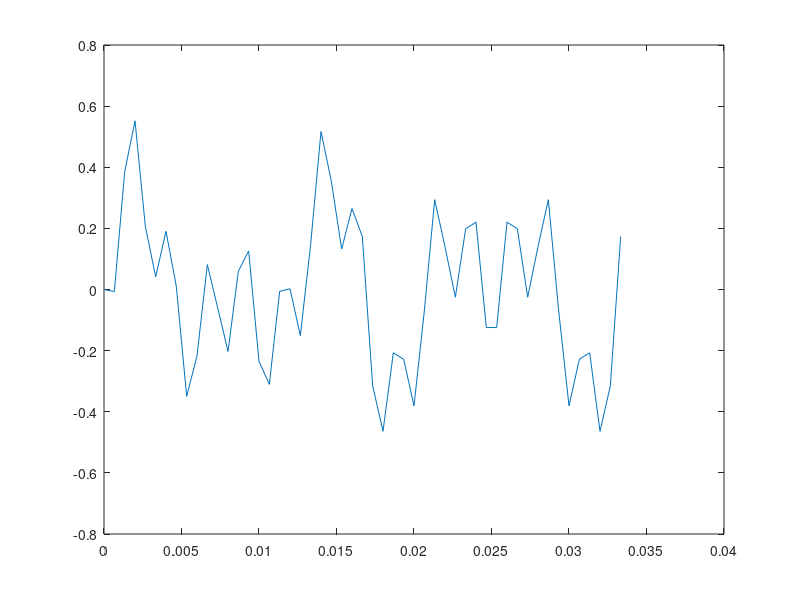

The MATLAB script that drew this image: (Note: this script raises an error after producing the figure.)
fs = 1500; t = 0:1/fs:1/30;
 
x = 0.2*sin(2*pi*90'.*t)+ 0.2*sin(2*pi*150'.*t)+ 0.2*sin(2*pi*1090'.*t);
array = [];

plot(t,x);

save('data.mat','x');
data = importdata("data.mat");
 data1 = single(data);
 save('data.mat','data1');